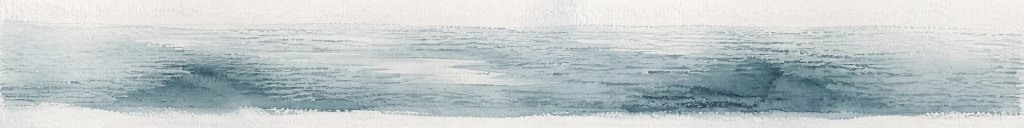
#> input picture arte/mar-lejano.webp, 2048 x 256 px, found by its file name (shown at 1/2 size)
$ python generar-arte-movil.py
#> lines starting #> are read from the running program, lines starting #| are printed output that depends on the picture
"""Genera las láminas WebP que usa el hero en pantallas móviles.

Los originales de 1024 px son la fuente de verdad y nunca se sobrescriben.
El lienzo móvil se pinta por debajo de 700 px físicos internos, de modo que
768 px conserva margen para el reescalado sin enviar detalle invisible.
"""

from pathlib import Path
from shutil import copyfile

from PIL import Image


RAIZ = Path(__file__).resolve().parents[1]
ORIGEN = RAIZ / "public" / "arte" / "1024"
DESTINO = RAIZ / "public" / "arte" / "768"

TEXTURAS = [
    "mar-lejano.webp", "mar-medio.webp", "mar-cercano.webp",
    "manglar-v2.webp", "estrellas.webp", "mar-medio-calmo.webp",
    "mar-cercano-calmo.webp", "manglar-cerca.webp", "corales.webp",
    "luces.webp", "astro.webp", "reguero.webp", "papel.webp",
    "grafito.webp", "cielo-atlas-v3.webp",
]
AVES = [f"aves/ave{n:02}.webp" for n in (1, 2, 3, 4, 5, 6, 7, 8, 9, 11)]
ATERRIZA = [f"aterriza/a{n:02}.webp" for n in range(1, 9)]
POSADA = [
    f"posada/{nombre}.webp"
    for nombre in ("reposo", "alerta", "encogida", "una-pata", "mira-abajo", "alas")
]


def generar(relativa: str, limite: int) -> tuple[int, int]:
#> called with relativa = 'mar-lejano.webp', limite = 768
    entrada = ORIGEN / relativa
    salida = DESTINO / relativa
    salida.parent.mkdir(parents=True, exist_ok=True)

    with Image.open(entrada) as imagen:
#> imagen is the input picture: PIL image 2048x256 RGB; mean R, G, B 192.2, 200.5, 201.3
        imagen.thumbnail((limite, limite), Image.Resampling.LANCZOS)
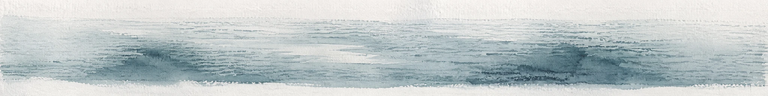
#> imagen: PIL image 768x96 RGB; mean R, G, B 192.2, 200.5, 201.3
        temporal = salida.with_suffix(".tmp.webp")
        imagen.save(temporal, "WEBP", quality=90, method=6, exact=True)

    # Algunas láminas ya están óptimamente comprimidas. En esos casos se
    # conserva el original: misma calidad y menos bytes que recomprimirlo.
#> (the run stopped early here; a loop or call above may not have finished)
